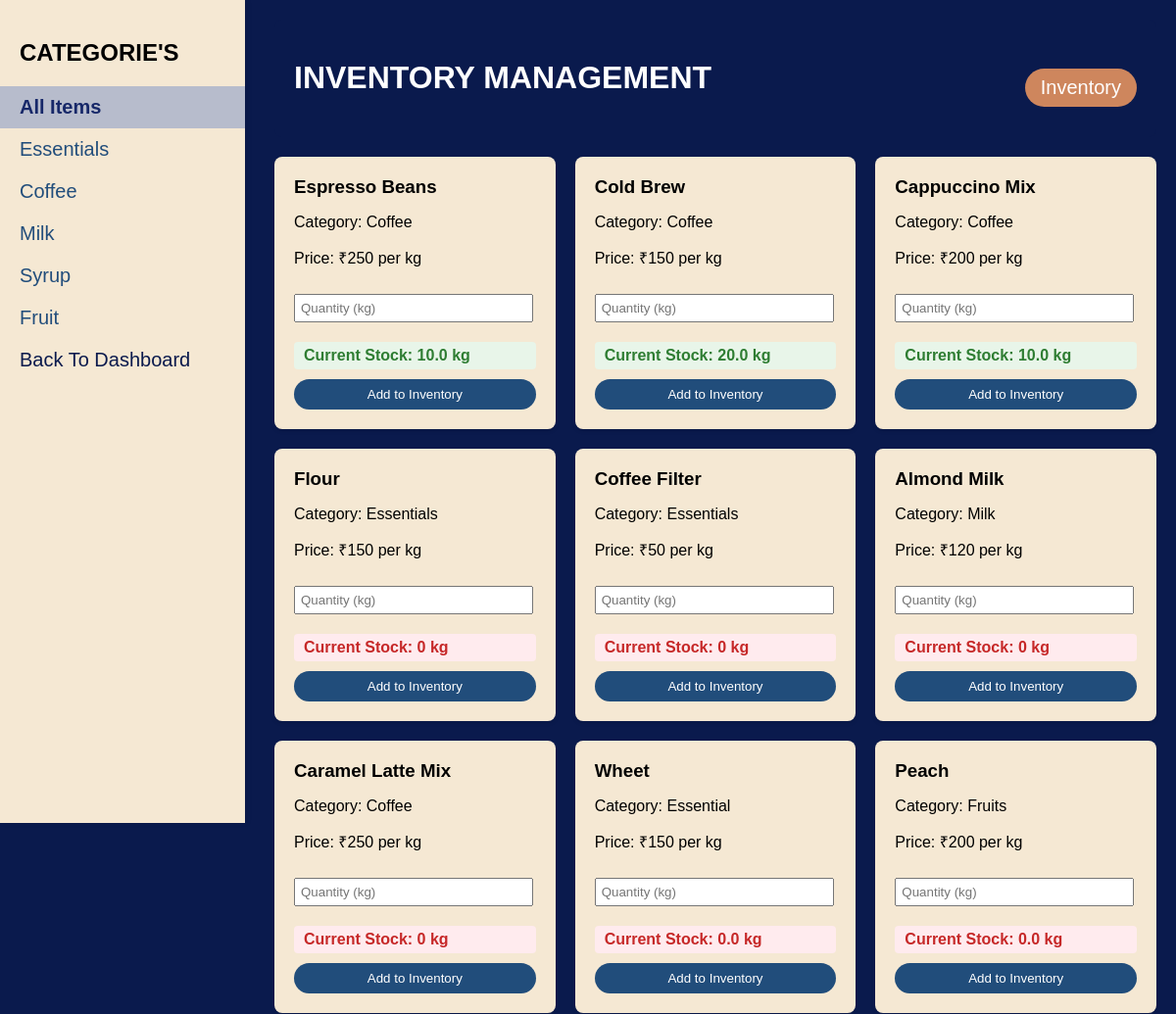
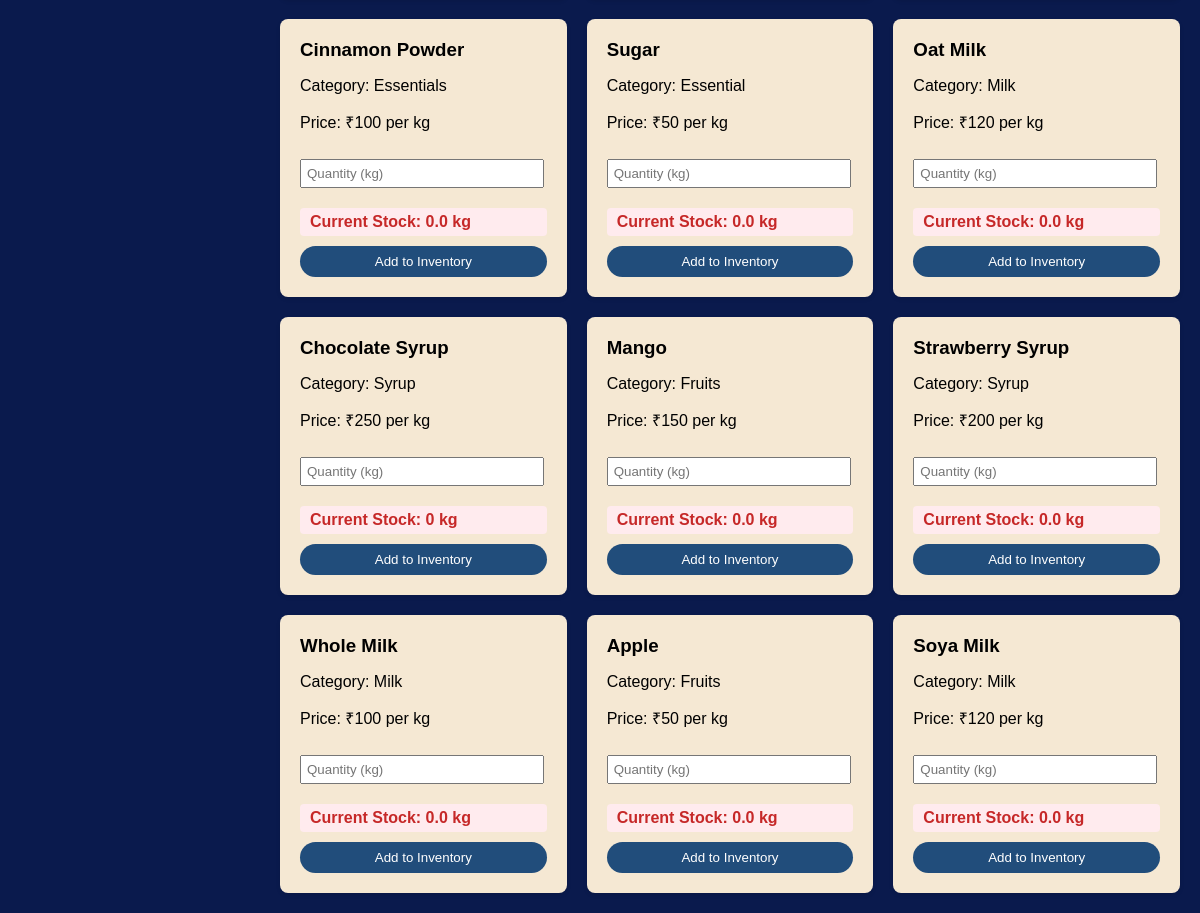
The app's page /available_inventory with its own data (2 pictures, top to bottom).
### app.py (models this page shows)
class InventoryItem(db.Model):
    id = db.Column(db.Integer, primary_key=True)
    name = db.Column(db.String(100), nullable=False)
    category = db.Column(db.String(50))
    quantity = db.Column(db.Float, default=0)
    price = db.Column(db.Float)
    last_updated = db.Column(db.DateTime, default=datetime.utcnow)

### app.py (the view)
@app.route('/available_inventory')
def available_inventory():
    inventory_items = InventoryItem.query.all()
    inventory_dict = {item.name: item.quantity for item in inventory_items}
    categories = sorted(set(p['category'] for p in products))
    return render_template('available_inventory.html',
                         products=products,
                         categories=categories,
                         inventory=inventory_dict)

### templates/available_inventory.html (shortened to what this page needs)
<!DOCTYPE html>
<html lang="en">
<head>
</head>
<body>
    <div class="sidebar">
        <h2>CATEGORIE'S</h2>
        <ul class="category-list">
            <li class="active" data-category="all">All Items</li>
            <li data-category="Essentials">Essentials</li>
            <li data-category="Coffee">Coffee</li>
            <li data-category="Milk">Milk</li>
            <li data-category="Syrup">Syrup</li>
            <li data-category="Fruits">Fruit</li>
            <li><a href="{{url_for('dashboard')}}" style="text-decoration: none;color: #0A1A4D;">Back To Dashboard</a></li>
        </ul>
    </div>
    <div class="main-content">
        <div class="container">
            <div class="header">
                <h1>INVENTORY MANAGEMENT</h1>
                <div class="nav-buttons">
                    <a href="{{ url_for('inventory') }}" class="nav-btn" style="border-radius: 20px;color: white;background-color: rgb(206, 134, 93);font-size: 20px;">Inventory</a>
                </div>
            </div>
            <div class="products-grid">
                {% for product in products %}
                <div class="product-card" data-category="{{ product.category }}">
                    <h3>{{ product.name }}</h3>
                    <p>Category: {{ product.category }}</p>
                    <p>Price: ₹{{ product.price }} per kg</p>
                    {% set stock = inventory.get(product.name, 0) %}
                    <form action="{{ url_for('add_to_inventory') }}" method="POST">
                        <input type="number" name="quantity" class="quantity-input" step="0.1" min="0.1"
                            placeholder="Quantity (kg)" required style="width: 230px;">
                        <div class="stock-level
                            {% if stock < 5 %}stock-low
                            {% elif stock < 10 %}stock-medium
                            {% else %}stock-high{% endif %}">
                            Current Stock: {{ stock }} kg
                        </div>
                        <button type="submit" class="add-btn">Add to Inventory</button>
                    </form>
                </div>
                {% endfor %}
            </div>
        </div>
    </div>
</body>
</html>

### templates/available_inventory.html (style rules this page uses)
body { font-family: Arial, sans-serif; margin: 0; padding: 0; display: flex; background-color: #0A1A4D; }
.sidebar { width: 250px; background-color: rgb(245, 232, 211); ; height: 100vh; padding: 20px 0; box-shadow: 2px 0 5px rgba(0, 0, 0, 0.1); position: fixed; }
.sidebar h2 { padding: 0 20px; margin-bottom: 20px; }
.category-list { list-style-type: none; padding: 0; margin: 0; font-size: 20px; color: #214d7b; }
.category-list li { padding: 10px 20px; cursor: pointer; transition: background-color 0.3s; }
.category-list li.active { background-color: #b7bccc; color: #172869; font-weight: bold; }
.main-content { flex: 1; padding: 20px; margin-left: 260px; }
.container { max-width: 1200px; margin: 0 auto; }
.header { display: flex; justify-content: space-between; align-items: center; margin-bottom: 20px; padding: 20px; background-color: #0A1A4D; border-radius: 8px; color: white; }
.products-grid { display: grid; grid-template-columns: repeat(auto-fill, minmax(250px, 1fr)); gap: 20px; }
.product-card { background-color: rgb(245, 232, 211); padding: 20px; border-radius: 8px; box-shadow: 0 2px 4px rgba(0, 0, 0, 0.1); }
.product-card h3 { margin: 0 0 10px 0; }
.stock-level { padding: 5px 10px; border-radius: 4px; font-weight: bold; margin: 10px 0; }
.stock-low { background-color: #ffebee; color: #c62828; }
.stock-high { background-color: #e8f5e9; color: #2e7d32; }
.quantity-input { width: 80px; padding: 5px; margin: 10px 0; }
.add-btn { background-color: #214d7b; color: white; border: none; padding: 8px 16px; border-radius: 20px; cursor: pointer; width: 100%; }
.nav-buttons { margin-top: 20px; text-align: right; }
.nav-btn { background-color: #007bff; color: white; border: none; padding: 8px 16px; border-radius: 4px; cursor: pointer; text-decoration: none; display: inline-block; }

### records on screen
InventoryItem: name "Espresso Beans", category "Coffee", price "250", quantity "10.0"
InventoryItem: name "Cold Brew", category "Coffee", price "150", quantity "20.0"
InventoryItem: name "Cappuccino Mix", category "Coffee", price "200", quantity "10.0"
InventoryItem: name "Flour", category "Essentials", price "150", stock "0", name "Coffee Filter", price "50", name "Cinnamon Powder", price "100", quantity "0.0"
InventoryItem: name "Wheet", category "Essential", price "150", quantity "0.0"
InventoryItem: name "Peach", category "Fruits", price "200", quantity "0.0"
InventoryItem: name "Sugar", category "Essential", price "50", quantity "0.0"
InventoryItem: name "Oat Milk", category "Milk", price "120", quantity "0.0"
InventoryItem: name "Chocolate Syrup", category "Syrup", price "250", stock "0", name "Strawberry Syrup", price "200", quantity "0.0"
InventoryItem: name "Mango", category "Fruits", price "150", quantity "0.0"
InventoryItem: name "Whole Milk", category "Milk", price "100", quantity "0.0"
InventoryItem: name "Apple", category "Fruits", price "50", quantity "0.0"
InventoryItem: name "Soya Milk", category "Milk", price "120", quantity "0.0"

### other values on screen
{{ product.name }} "Almond Milk" "Caramel Latte Mix"
{{ product.category }} "Milk" "Coffee"
{{ product.price }} "120" "250"
{{ stock }} "0" "0"
